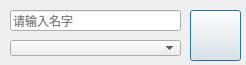
<?xml version="1.0" encoding="UTF-8"?>
<ui version="4.0">
 <class>loginDialog</class>
 <widget class="QDialog" name="loginDialog">
  <property name="geometry">
   <rect>
    <x>0</x>
    <y>0</y>
    <width>246</width>
    <height>65</height>
   </rect>
  </property>
  <property name="windowTitle">
   <string>Dialog</string>
  </property>
  <widget class="QLineEdit" name="nameLineEdit">
   <property name="geometry">
    <rect>
     <x>10</x>
     <y>10</y>
     <width>171</width>
     <height>21</height>
    </rect>
   </property>
   <property name="placeholderText">
    <string>请输入名字</string>
   </property>
  </widget>
  <widget class="QComboBox" name="classComboBox">
   <property name="geometry">
    <rect>
     <x>10</x>
     <y>40</y>
     <width>171</width>
     <height>16</height>
    </rect>
   </property>
   <property name="currentText">
    <string/>
   </property>
   <property name="currentIndex">
    <number>-1</number>
   </property>
   <item>
    <property name="text">
     <string>普通客人</string>
    </property>
   </item>
   <item>
    <property name="text">
     <string>常客</string>
    </property>
   </item>
   <item>
    <property name="text">
     <string>vip用户</string>
    </property>
   </item>
   <item>
    <property name="text">
     <string>顶级用户</string>
    </property>
   </item>
  </widget>
  <widget class="QPushButton" name="loginPushButton">
   <property name="geometry">
    <rect>
     <x>190</x>
     <y>10</y>
     <width>51</width>
     <height>51</height>
    </rect>
   </property>
   <property name="text">
    <string/>
   </property>
   <property name="icon">
    <iconset resource="picture.qrc">
     <normaloff>:/new/prefix0/resource/maidou.jpg</normaloff>:/new/prefix0/resource/maidou.jpg</iconset>
   </property>
   <property name="iconSize">
    <size>
     <width>50</width>
     <height>50</height>
    </size>
   </property>
  </widget>
 </widget>
 <resources>
  <include location="picture.qrc"/>
 </resources>
 <connections/>
</ui>
